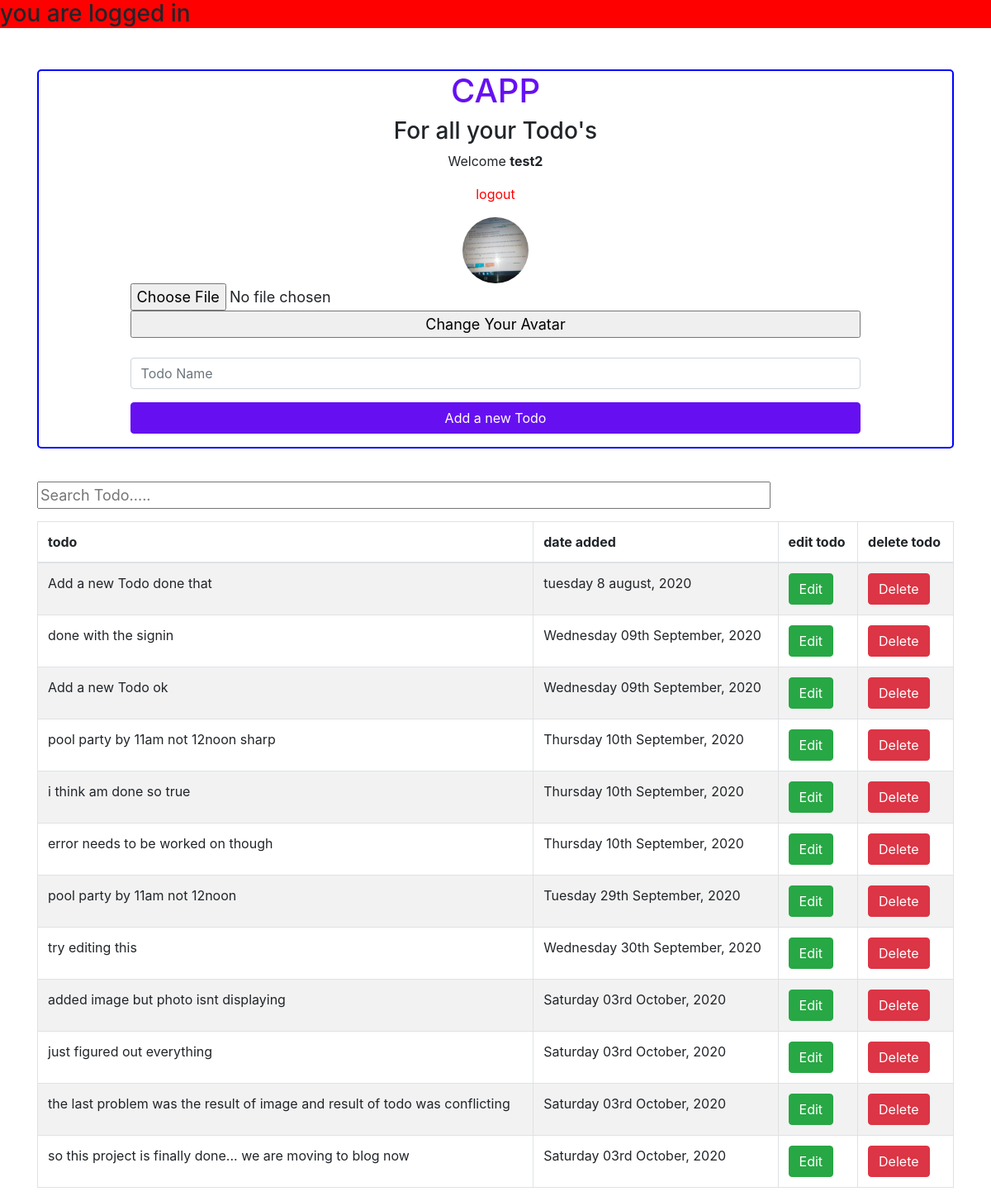
/home.php?user_created (signed in), run on the app's committed database.
### tables this page shows
CREATE TABLE `users` (
  `id` int(11) NOT NULL,
  `username` varchar(255) NOT NULL,
  `email` varchar(255) NOT NULL,
  `password` varchar(255) NOT NULL,
  `image` varchar(200) NOT NULL
);

CREATE TABLE `todo` (
  `t_id` int(11) NOT NULL,
  `t_name` varchar(255) NOT NULL,
  `t_date` varchar(255) NOT NULL
);

### home.php (the view, shortened to what this page needs)
<?php include('server.php'); ?>
<?php
$query = "SELECT * FROM todo";
$result = mysqli_query($db, $query);
?>
<!DOCTYPE html>
<html lang="en">
<head>
    <link rel="stylesheet" type="text/css" href="css/bootstrap.css">
    <link rel="stylesheet" href="css/style.css">
</head>
<body>
    <div class="content">
        <?php if (isset($_SESSION['success'])):?>
        <div class="error success">
            <h3>
                <?php
                    echo $_SESSION['success'];
                ?>
            </h3>
        </div>
        <?php endif ?>
    </div>
    <div class="container">
        <div class="todo">
            <h1><a href="home.php">CAPP</a></h1>
            <h3> For all your Todo's</h3>
            <?php if (isset($_SESSION['username'])):?>
            <p>Welcome <strong><?php echo $_SESSION['username']; ?></strong></p>
            <p><a href="home.php?logout='1'" style="color:red;">logout</a></p>
            <?php endif ?>
 <div class="col-xs-2">
<?php
	$username=$_SESSION['username'];
	$sql = "SELECT 	* FROM users where username='$username'";
    $resultt = $db->query($sql);
        if ($resultt->num_rows > 0) {
          while($row = $resultt->fetch_assoc()) {?>
        <?php echo '<img src="' . $row['image']. '" style="width:80px; height:80px; border-radius:50px;">'; ?>
          <?php
          }
         } ?>
</div>
<form action='home.php' method='post' enctype='multipart/form-data'>
<input type='file' name='myfile'>
<input type='submit' name='pushs' value='Change Your Avatar'>
</form>
<br>
            <form action="<?php echo $_SERVER['PHP_SELF']?>" method="post">
                <div class="form-group">
                    <input class="form-control" type="text" name="todo" placeholder="Todo Name" style="width:80%; display:inline-block;">
                </div>
                <div class="form-group">
                    <input class="btn btn-primary" value="Add a new Todo" name="submit" type="submit" placeholder="Todo Name">
                </div>
            </form>
        </div>
        <div class="search">
        <form action="search.php" method="POST">
            <input type="text" name="search" placeholder="Search Todo....." style="margin:10px 0;">
        </form>
        </div>
        <div class="table-responsive">
            <table class="table table-bordered table-striped table-hover">
                <thead>
                    <th>todo</th>
                    <th>date added</th>
                    <th>edit todo</th>
                    <th>delete todo</th>
                </thead>
                <tbody>
                    <?php
                    while($row = mysqli_fetch_assoc($result)){
                        $t_id= $row['t_id'];
                        $t_name= $row['t_name'];
                        $t_date= $row['t_date'];
                        ?>
                    <tr>
                        <td><?php echo $t_name;?></td>
                        <td><?php echo $t_date;?></td>
                        <td><a href="edit.php?edit_todo=<?php echo $t_id; ?>" class="btn btn-success">Edit</a></td>
                        <td><a href="home.php?delete_todo=<?php echo $t_id; ?>" class="btn btn-danger">Delete</a></td>
                    </tr>
                    <?php }
                    ?>
                </tbody>
            </table>
        </div>
    </div>
</body>
</html>

### css/style.css (style rules this page uses)
form input { font-size: 18px; width: 80%; margin: 0 10px; }
.todo { display:flex; flex-direction: column; margin: 30px auto; text-align: center; border: 2px solid blue; border-radius: 5px; margin-top:50px; justify-content: center; align-content: center; }
th, td { height: 30px; padding: 2px; }
.search { margin: 5px 0; margin-bottom: 5px solid black; }
.error { background-color: red; }

### data on the page
users: image (picture)
todo: t_name "Add a new Todo done that", t_date "tuesday 8 august, 2020"
todo: t_name "done with the signin", t_date "Wednesday 09th September, 2020"
todo: t_name "Add a new Todo ok", t_date "Wednesday 09th September, 2020"
todo: t_name "pool party by 11am not 12noon sharp", t_date "Thursday 10th September, 2020"
todo: t_name "i think am done so true", t_date "Thursday 10th September, 2020"
todo: t_name "error needs to be worked on though", t_date "Thursday 10th September, 2020"
todo: t_name "pool party by 11am not 12noon", t_date "Tuesday 29th September, 2020"
todo: t_name "try editing this", t_date "Wednesday 30th September, 2020"
todo: t_name "added image but photo isnt displaying", t_date "Saturday 03rd October, 2020"
todo: t_name "just figured out everything", t_date "Saturday 03rd October, 2020"
todo: t_name "the last problem was the result of image and result of todo was conflicting", t_date "Saturday 03rd October, 2020"
todo: t_name "so this project is finally done... we are moving to blog now", t_date "Saturday 03rd October, 2020"

### other printed values
$_SESSION['success'] "you are logged in"
$_SESSION['username'] "test2"
